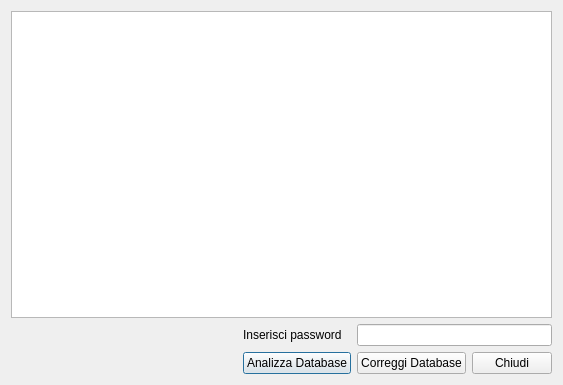
<?xml version="1.0" encoding="UTF-8"?>
<ui version="4.0">
 <class>check_database</class>
 <widget class="QDialog" name="check_database">
  <property name="geometry">
   <rect>
    <x>0</x>
    <y>0</y>
    <width>563</width>
    <height>385</height>
   </rect>
  </property>
  <property name="windowTitle">
   <string>check_database</string>
  </property>
  <layout class="QGridLayout" name="gridLayout_2">
   <item row="0" column="0" colspan="2">
    <widget class="QTextEdit" name="outpuarea">
     <property name="readOnly">
      <bool>true</bool>
     </property>
    </widget>
   </item>
   <item row="1" column="0">
    <spacer name="horizontalSpacer">
     <property name="orientation">
      <enum>Qt::Horizontal</enum>
     </property>
     <property name="sizeHint" stdset="0">
      <size>
       <width>175</width>
       <height>20</height>
      </size>
     </property>
    </spacer>
   </item>
   <item row="1" column="1">
    <layout class="QGridLayout" name="gridLayout">
     <item row="1" column="0">
      <widget class="QPushButton" name="analize_db">
       <property name="text">
        <string>Analizza Database</string>
       </property>
       <property name="icon">
        <iconset resource="../backup_restore_db/images.qrc">
         <normaloff>:/images/backup_restor.png</normaloff>:/images/backup_restor.png</iconset>
       </property>
      </widget>
     </item>
     <item row="1" column="1">
      <widget class="QPushButton" name="correct_db">
       <property name="text">
        <string>Correggi Database</string>
       </property>
       <property name="icon">
        <iconset resource="../backup_restore_db/images.qrc">
         <normaloff>:/images/vcs_add.png</normaloff>:/images/vcs_add.png</iconset>
       </property>
      </widget>
     </item>
     <item row="1" column="2">
      <widget class="QPushButton" name="chiudi">
       <property name="text">
        <string>Chiudi</string>
       </property>
       <property name="icon">
        <iconset resource="../backup_restore_db/images.qrc">
         <normaloff>:/images/dialog-close.png</normaloff>:/images/dialog-close.png</iconset>
       </property>
      </widget>
     </item>
     <item row="0" column="0">
      <widget class="QLabel" name="label">
       <property name="text">
        <string>Inserisci password</string>
       </property>
      </widget>
     </item>
     <item row="0" column="1" colspan="2">
      <widget class="QLineEdit" name="password"/>
     </item>
    </layout>
   </item>
  </layout>
 </widget>
 <layoutdefault spacing="6" margin="11"/>
 <resources>
  <include location="../backup_restore_db/images.qrc"/>
 </resources>
 <connections/>
</ui>
